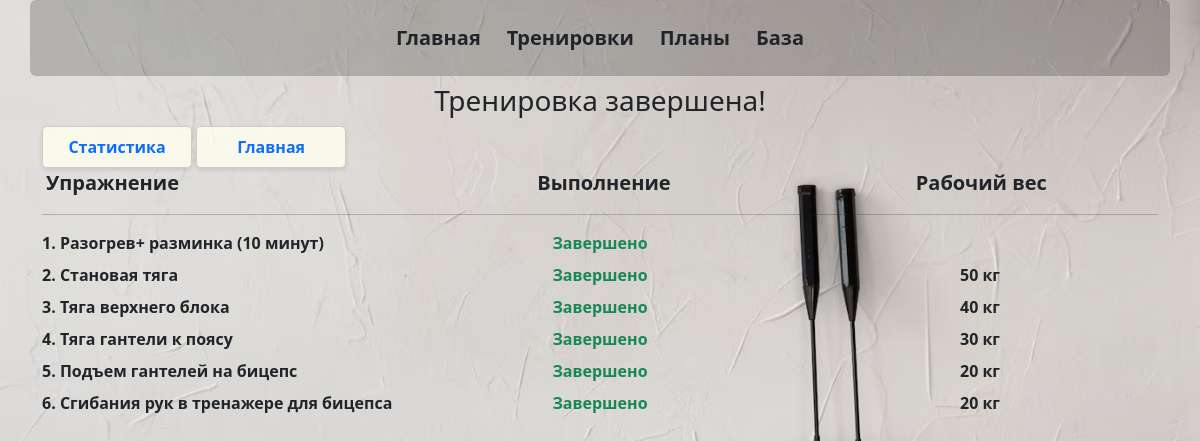
/statistics/details/6, run on the app's committed database.
### _models.py (models this page shows, shortened)
class Exercise(db.Model):
    __tablename__ = 'exercises'
    exercise_id = db.Column(db.Integer, primary_key=True)
    name = db.Column(db.String(50), default='New exercise')
    target = db.Column(db.String(20), default='')
    description = db.Column(db.String(300), default='')
    difficulty = db.Column(db.Integer, default=1)
    time_per_set = db.Column(db.Integer, default=1)
    counter = db.Column(db.Integer, default=0)
    filters = db.Column(JSON, default=[])  # LOCATION_FILTERS.keys
    user_training_exercises = relationship('UserTrainingExercise', back_populates='exercise')
    muscles = relationship('Muscle', secondary='exercise_muscles')
    training = db.relationship('Training', secondary='training_exercises', overlaps="exercises")
    training_exercises = relationship('TrainingExercise', back_populates='exercise')

### main.py (the view)
@app.route('/statistics/details/<int:user_training_id>')
def statistic_details(user_training_id):
    user_training_exercises = UserTrainingExercise.query.filter_by(user_training_id=user_training_id).all()
    finish_data = []
    for ute in user_training_exercises:
        ex = Exercise.query.get(ute.exercise_id)  # для ссылки на статистику упражнений
        ex_id = ex.exercise_id
        ex_name = ex.name
        ex_skipped = ute.skipped
        weight = ute.weight
        finish_data.append({'ex_id': ex_id, 'ex_name': ex_name, 'ex_skipped': ex_skipped, 'weight': weight})
    return render_template('training_finished.html', finish_data=finish_data)

### templates/training_finished.html (shortened to what this page needs)
{% extends 'base.html' %}
{% block body %}
<div class="container text-center">
<h3>Тренировка завершена!</h3>
</div>
<a href="/statistics" class="statistics-btn d-inline-flex p-2 fw-bold fs-6 link-underline link-underline-opacity-0">
    Статистика
</a>
<a href="/" class="statistics-btn d-inline-flex p-2 fw-bold fs-6 link-underline link-underline-opacity-0">
    Главная
</a>
<div class="row mb-0 fs-5">
        <div class="col mb-0 px-3 fw-semibold">
           Упражнение
        </div>
        <div class="col mb-0 fw-semibold text-center">
            Выполнение
        </div>
        <div class="col mb-0 fw-semibold text-center">
            Рабочий вес
        </div>
</div>
 <hr>
{% for ex in finish_data %}
    <div class="row mb-2 fs-6">
        <div class="col fw-semibold">
            {{loop.index}}. {{ex.ex_name}}
        </div>
        <div class="col mb-0 fw-semibold text-center">
            {% if not ex.ex_skipped %} <span class="text-success">Завершено</span> {% else %} <span class="text-danger">Пропущено</span> {% endif %}
        </div>
        <div class="col mb-0 fw-semibold text-center">
            {% if ex.weight>0 %}
                {{ex.weight}} кг
            {% endif %}
        </div>
    </div>
{% endfor %}
{% endblock %}

### static/css/main.css (style rules this page uses)
body { background-image: url('../imgs/background.jpg'); background-size: cover; background-repeat: no-repeat; background-attachment: fixed; }
.statistics-btn { display: flex; justify-content: center; padding: 2px; border: 1px solid #ccc; border-radius: 5px; background-color: rgba(255,255,240, 0.8); box-shadow: 0 2px 4px rgba(0, 0, 0, 0.1); max-width: 150px; width: 100%; }

### data on the page
Exercise: ex_name "Разогрев+ разминка (10 минут)"
Exercise: ex_name "Становая тяга", weight "50"
Exercise: ex_name "Тяга верхнего блока", weight "40"
Exercise: ex_name "Тяга гантели к поясу", weight "30"
Exercise: ex_name "Подъем гантелей на бицепс", weight "20"
Exercise: ex_name "Сгибания рук в тренажере для бицепса", weight "20"
